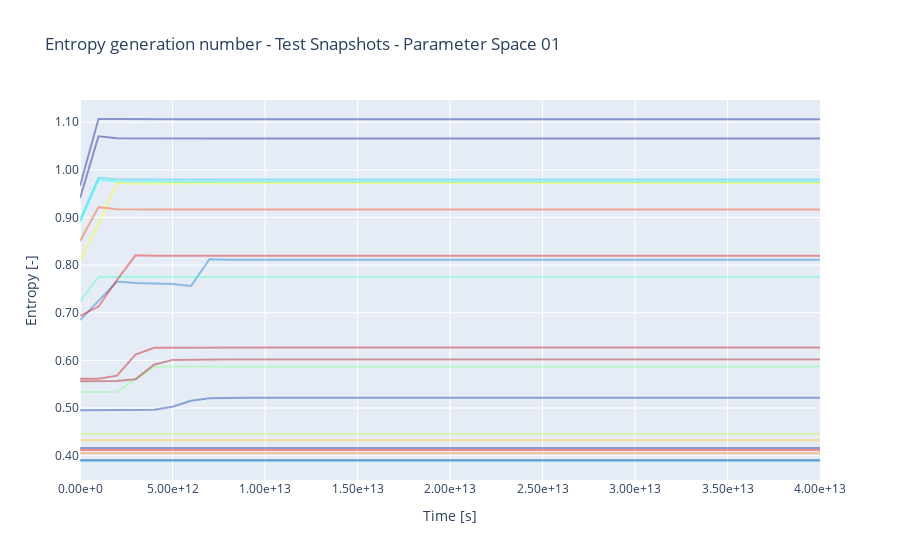

The notebook cell this image was saved under:
### Code cell
fig = go.Figure()

for idx_snap, entropies in enumerate(entropy_gen_number):
    fig.add_trace(go.Scatter(x=list(comsol_data.times.values()),
                             y=entropies,
                                mode='lines',
                                name=f"{idx_snap:03d}",
                                opacity=0.4,
                            line=dict(color=colors[idx_snap])
                ))
    
fig.update_layout(
    xaxis_tickformat='.2e',  # Format x-axis numbers to 2 decimal places
    yaxis_tickformat='.2f',  # Format y-axis numbers to 2 decimal places
    showlegend=False,        # Hide the legend
    title=f"Entropy generation number - {DATA_TYPE} Snapshots - Parameter Space {VERSION}",       # Optional: add a title
    xaxis_title="Time [s]",    # Optional: label for x-axis
    yaxis_title="Entropy [-]"     # Optional: label for y-axis
)

fig.write_image(import_folder / "Exports" / f"{DATA_TYPE}_EntropyGenerationNumber.png")
fig.show()
